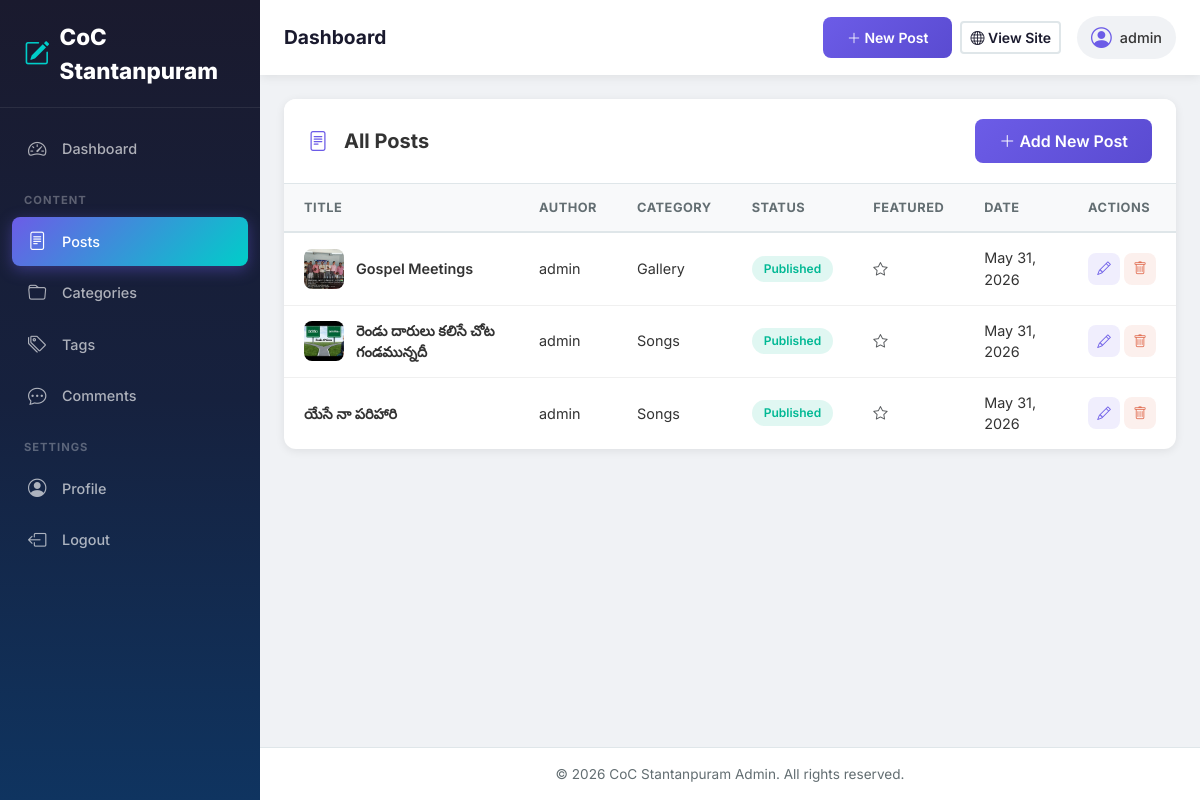
/admin-panel/posts/ (signed in), run on the app's committed database.
### blog/models.py (models this page shows, shortened)
class Post(models.Model):
    STATUS_CHOICES = (
        ("draft", "Draft"),
        ("published", "Published"),
    )
    title = models.CharField(max_length=255)
    slug = models.SlugField(max_length=255, unique=True, blank=True)
    author = models.ForeignKey(User, on_delete=models.CASCADE, related_name="posts")
    category = models.ForeignKey(
        Category, on_delete=models.SET_NULL, null=True, related_name="posts"
    )
    tags = models.ManyToManyField(Tag, blank=True, related_name="posts")
    featured_image = models.ImageField(
        upload_to="blog_images/", blank=True, null=True
    )
    content = models.TextField()
    excerpt = models.TextField(max_length=500, blank=True)
    status = models.CharField(max_length=10, choices=STATUS_CHOICES, default="draft")
    is_featured = models.BooleanField(default=False)
    created_at = models.DateTimeField(auto_now_add=True)
    updated_at = models.DateTimeField(auto_now=True)
    class Meta:
        ordering = ["-created_at"]

class Category(models.Model):
    name = models.CharField(max_length=100, unique=True)
    slug = models.SlugField(max_length=100, unique=True, blank=True)
    class Meta:
        verbose_name_plural = "Categories"
        ordering = ["name"]

### blog/views.py (the view)
# urls.py: path("admin-panel/posts/", views.post_list, name="post_list"),
@login_required(login_url="admin_login")
def post_list(request):
    posts = Post.objects.all().order_by("-created_at")
    return render(request, "admin/post_list.html", {"posts": posts})

### blog/context_processors.py (called while the page is built)
def common_context(request):
    categories = Category.objects.all()
    recent_posts = Post.objects.filter(status="published")[:3]
    return {
        "categories": categories,
        "recent_posts": recent_posts,
    }

### blog/templates/admin/post_list.html (shortened to what this page needs)
{% extends "admin/admin_base.html" %}
{% load static %}
{% block content %}
<div class="container-fluid px-4">
    <div class="admin-table-card">
        <div class="card-header d-flex justify-content-between align-items-center">
            <h5><i class="bi bi-file-text me-2"></i>All Posts</h5>
            <a href="{% url 'post_create' %}" class="btn btn-primary">
                <i class="bi bi-plus-lg"></i> Add New Post
            </a>
        </div>
        <div class="card-body p-0">
            <div class="table-responsive">
                <table class="admin-table">
                    <thead>
                        <tr>
                            <th>Title</th>
                            <th>Author</th>
                            <th>Category</th>
                            <th>Status</th>
                            <th>Featured</th>
                            <th>Date</th>
                            <th>Actions</th>
                        </tr>
                    </thead>
                    <tbody>
                        {% for post in posts %}
                        <tr>
                            <td>
                                <div class="post-title-cell">
                                    {% if post.featured_image %}
                                    <img src="{{ post.featured_image.url }}" alt="" class="post-thumb">
                                    {% endif %}
                                    <span>{{ post.title|truncatechars:50 }}</span>
                                </div>
                            </td>
                            <td>{{ post.author.username }}</td>
                            <td>{{ post.category.name|default:"-" }}</td>
                            <td>
                                {% if post.status == 'published' %}
                                <span class="status-badge published">Published</span>
                                {% else %}
                                <span class="status-badge draft">Draft</span>
                                {% endif %}
                            </td>
                            <td>
                                {% if post.is_featured %}
                                <i class="bi bi-star-fill text-warning"></i>
                                {% else %}
                                <i class="bi bi-star text-muted"></i>
                                {% endif %}
                            </td>
                            <td>{{ post.created_at|date:"M d, Y" }}</td>
                            <td>
                                <div class="action-btns">
                                    <a href="{% url 'post_edit' post.pk %}" class="btn btn-sm btn-edit" title="Edit">
                                        <i class="bi bi-pencil"></i>
                                    </a>
                                    <button type="button" class="btn btn-sm btn-delete" title="Delete"
                                        data-bs-toggle="modal" data-bs-target="#deleteModal{{ post.pk }}">
                                        <i class="bi bi-trash"></i>
                                    </button>
                                </div>
                            </td>
                        </tr>
                        {% endfor %}
                    </tbody>
                </table>
            </div>
        </div>
    </div>
</div>
{% endblock %}

### blog/templates/admin/admin_base.html (shortened to what this page needs)
{% load static %}
<!DOCTYPE html>
<html lang="en">
<head>
    <link href="https://cdn.jsdelivr.net/npm/bootstrap@5.3.2/dist/css/bootstrap.min.css" rel="stylesheet">
    <link rel="stylesheet" href="https://cdn.jsdelivr.net/npm/bootstrap-icons@1.11.3/font/bootstrap-icons.min.css">
    <link rel="stylesheet" href="{% static 'css/admin.css' %}">
</head>
<body>
    <div class="admin-wrapper">
        {% include "admin/admin_sidebar.html" %}
        <div class="admin-main">
            {% include "admin/admin_navbar.html" %}
            <div class="admin-content">
                {% block content %}{% endblock %}
            </div>
            <footer class="admin-footer">
                <div class="container-fluid px-4">
                    <p>&copy; {% now "Y" %} CoC Stantanpuram Admin. All rights reserved.</p>
                </div>
            </footer>
        </div>
    </div>
</body>
</html>

### blog/templates/admin/admin_sidebar.html (shortened to what this page needs)
<aside class="admin-sidebar">
    <div class="sidebar-header">
        <a href="{% url 'dashboard' %}" class="sidebar-brand">
            <i class="bi bi-pencil-square"></i>
            <span>CoC Stantanpuram</span>
        </a>
    </div>
    <nav class="sidebar-nav">
        <ul class="nav-list">
            <li class="nav-item">
                <a href="{% url 'dashboard' %}" class="nav-link {% if request.resolver_match.url_name == 'dashboard' %}active{% endif %}">
                    <i class="bi bi-speedometer2"></i>
                    <span>Dashboard</span>
                </a>
            </li>
            <li class="nav-divider">Content</li>
            <li class="nav-item">
                <a href="{% url 'post_list' %}" class="nav-link {% if 'posts' in request.path %}active{% endif %}">
                    <i class="bi bi-file-text"></i>
                    <span>Posts</span>
                </a>
            </li>
            <li class="nav-item">
                <a href="{% url 'category_list' %}" class="nav-link {% if 'categorie' in request.path %}active{% endif %}">
                    <i class="bi bi-folder"></i>
                    <span>Categories</span>
                </a>
            </li>
            <li class="nav-item">
                <a href="{% url 'tag_list' %}" class="nav-link {% if 'tag' in request.path %}active{% endif %}">
                    <i class="bi bi-tags"></i>
                    <span>Tags</span>
                </a>
            </li>
            <li class="nav-item">
                <a href="{% url 'comment_list' %}" class="nav-link {% if 'comment' in request.path %}active{% endif %}">
                    <i class="bi bi-chat-dots"></i>
                    <span>Comments</span>
                </a>
            </li>
            <li class="nav-divider">Settings</li>
            <li class="nav-item">
                <a href="{% url 'profile' %}" class="nav-link {% if 'profile' in request.path %}active{% endif %}">
                    <i class="bi bi-person-circle"></i>
                    <span>Profile</span>
                </a>
            </li>
            <li class="nav-item">
                <a href="{% url 'admin_logout' %}" class="nav-link">
                    <i class="bi bi-box-arrow-left"></i>
                    <span>Logout</span>
                </a>
            </li>
        </ul>
    </nav>
</aside>

### blog/templates/admin/admin_navbar.html (shortened to what this page needs)
<nav class="admin-topbar">
    <div class="d-flex align-items-center">
        <h5 class="mb-0 page-title-text">{% block page_title %}Dashboard{% endblock %}</h5>
    </div>
    <div class="admin-topbar-right">
        <a href="{% url 'post_create' %}" class="btn btn-primary btn-sm">
            <i class="bi bi-plus-lg"></i> New Post
        </a>
        <a href="{% url 'home' %}" class="btn btn-outline-light btn-sm ms-2" target="_blank">
            <i class="bi bi-globe"></i> View Site
        </a>
        <div class="admin-user ms-3">
            <i class="bi bi-person-circle"></i>
            <span>{{ request.user.username }}</span>
        </div>
    </div>
</nav>

### data on the page
Post: featured_image (picture), title "Gospel Meetings", author.username "admin", category.name "Gallery", status "Published", is_featured False (drawn), created_at "May 31, 2026"
Post: featured_image (placeholder picture), title "రెండు దారులు కలిసే చోట గండమున్నదీ", author.username "admin", category.name "Songs", status "Published", is_featured False (drawn), created_at "May 31, 2026"
Post: title "యేసే నా పరిహారి", author.username "admin", category.name "Songs", status "Published", is_featured False (drawn), created_at "May 31, 2026"

### other printed values
{{ request.user.username }} "admin"
